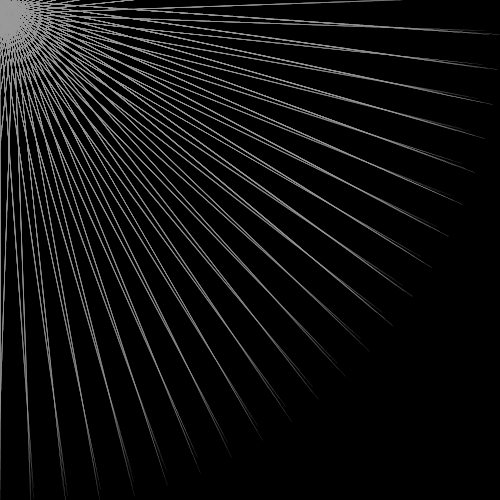
Frame 1 (no input)
Frame 60 (the mouse pressed at the canvas centre just before this capture): identical to frame 1, image omitted
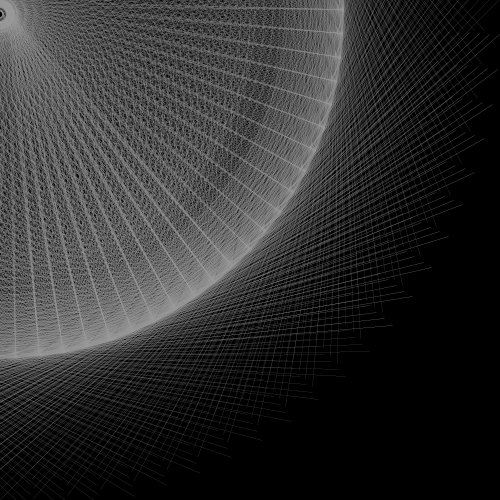
Frame 120 (the mouse held since frame 60 and released just before this capture)

The Processing sketch that drew these frames (run headless with seeded random() and noise(); from frame 60 on, the mouse is pressed at the canvas centre):

// Processing sketch: processing_84229
// ── processing_84229.pde

void setup()
{
  size(500,500);
 
}

void draw ()
{
  smooth();
  background(0);
   noFill();
  
  for (int posX=25; posX<width; posX=posX+50)
  {
  
   for (int posY=25; posY<height; posY=posY+50)
   {
    
  
  stroke(255);
  rotate(PI/45);
  translate(1, 0);


stroke(153);
strokeWeight(0.01);

line(mouseX, mouseY, 1, 0);
line(mouseX, mouseY, 2, 0);
line(mouseX, mouseY, 3, 0);
line(mouseX, mouseY, 4, 0);
line(mouseX, mouseY, 5, 0);
line(mouseX, mouseY, 10, 0);
line(mouseX, mouseY, 20, 0);
line(mouseX, mouseY, 30, 0);
line(mouseX, mouseY, 40, 0);
line(mouseX, mouseY, 50, 0);
line(mouseX, mouseY, 60, 0);
line(mouseX, mouseY, 70, 0);
line(mouseX, mouseY, 80, 0);
line(mouseX, mouseY, 90, 0);
line(mouseX, mouseY, 100, 0);
line(mouseX, mouseY, 110, 0);
line(mouseX, mouseY, 120, 0);
line(mouseX, mouseY, 130, 0);
line(mouseX, mouseY, 140, 0);
line(mouseX, mouseY, 150, 0);
line(mouseX, mouseY, 160, 0);
line(mouseX, mouseY, 170, 0);
line(mouseX, mouseY, 180, 0);
line(mouseX, mouseY, 190, 0);
line(mouseX, mouseY, 200, 0);
line(mouseX, mouseY, 210, 0);
line(mouseX, mouseY, 220, 0);
line(mouseX, mouseY, 230, 0);
line(mouseX, mouseY, 240, 0);
line(mouseX, mouseY, 250, 0);
line(mouseX, mouseY, 290, 0);
line(mouseX, mouseY, 300, 0);
line(mouseX, mouseY, 310, 0);
line(mouseX, mouseY, 320, 0);
line(mouseX, mouseY, 330, 0);
line(mouseX, mouseY, 340, 0);
line(mouseX, mouseY, 350, 0);
line(mouseX, mouseY, 360, 0);
line(mouseX, mouseY, 370, 0);
line(mouseX, mouseY, 380, 0);
line(mouseX, mouseY, 390, 0);
line(mouseX, mouseY, 400, 0);
line(mouseX, mouseY, 410, 0);
line(mouseX, mouseY, 420, 0);
line(mouseX, mouseY, 430, 0);
line(mouseX, mouseY, 440, 0);
line(mouseX, mouseY, 450, 0);
line(mouseX, mouseY, 460, 0);
line(mouseX, mouseY, 470, 0);
line(mouseX, mouseY, 480, 0);
line(mouseX, mouseY, 490, 0);
line(mouseX, mouseY, 500, 0);
line(mouseX, mouseY, 0, 1);
line(mouseX, mouseY, 0, 2);
line(mouseX, mouseY, 0, 3);
line(mouseX, mouseY, 0, 4);
line(mouseX, mouseY, 0, 5);
line(mouseX, mouseY, 0, 10);
line(mouseX, mouseY, 0, 20);
line(mouseX, mouseY,0, 30);
line(mouseX, mouseY, 0, 40);
line(mouseX, mouseY, 0, 50);
line(mouseX, mouseY, 0, 60);
line(mouseX, mouseY, 0, 70);
line(mouseX, mouseY, 0, 80);
line(mouseX, mouseY, 0, 90);
line(mouseX, mouseY, 0, 100);
line(mouseX, mouseY, 0, 110);
line(mouseX, mouseY, 0, 120);
line(mouseX, mouseY, 0, 130);
line(mouseX, mouseY, 0, 140);
line(mouseX, mouseY, 0, 150);
line(mouseX, mouseY, 0, 160);
line(mouseX, mouseY, 0, 170);
line(mouseX, mouseY, 0, 180);
line(mouseX, mouseY, 0, 190);
line(mouseX, mouseY, 0, 200);
line(mouseX, mouseY, 0, 210);
line(mouseX, mouseY, 0, 220);
line(mouseX, mouseY, 0, 230);
line(mouseX, mouseY, 0, 240);
line(mouseX, mouseY, 0, 250);
line(mouseX, mouseY, 0, 260);
line(mouseX, mouseY, 0, 270);
line(mouseX, mouseY, 0, 280);
line(mouseX, mouseY, 0, 290);
line(mouseX, mouseY, 0, 300);
line(mouseX, mouseY, 0, 310);
line(mouseX, mouseY, 0, 320);
line(mouseX, mouseY, 0, 330);
line(mouseX, mouseY, 0, 340);
line(mouseX, mouseY, 0, 350);
line(mouseX, mouseY, 0, 360);
line(mouseX, mouseY, 0, 370);
line(mouseX, mouseY, 0, 380);
line(mouseX, mouseY, 0, 390);
line(mouseX, mouseY, 0, 400);
line(mouseX, mouseY, 0, 410);
line(mouseX, mouseY, 0, 420);
line(mouseX, mouseY, 0, 430);
line(mouseX, mouseY, 0, 440);
line(mouseX, mouseY, 0, 450);
line(mouseX, mouseY, 0, 460);
line(mouseX, mouseY, 0, 470);
line(mouseX, mouseY, 0, 480);
line(mouseX, mouseY, 0, 490);
line(mouseX, mouseY, 0, 500);
}
 
}
  
}
